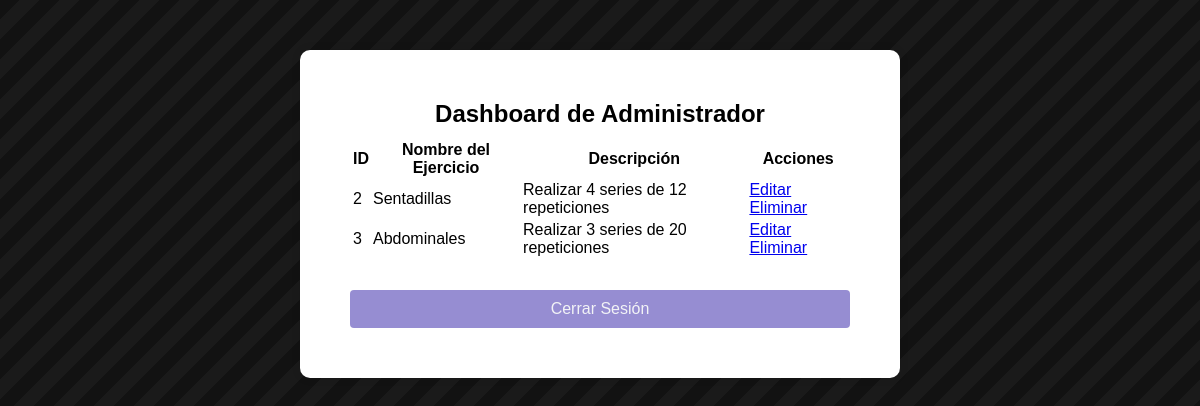
The page /admin/dashboard (signed in) on the database as committed earlier.
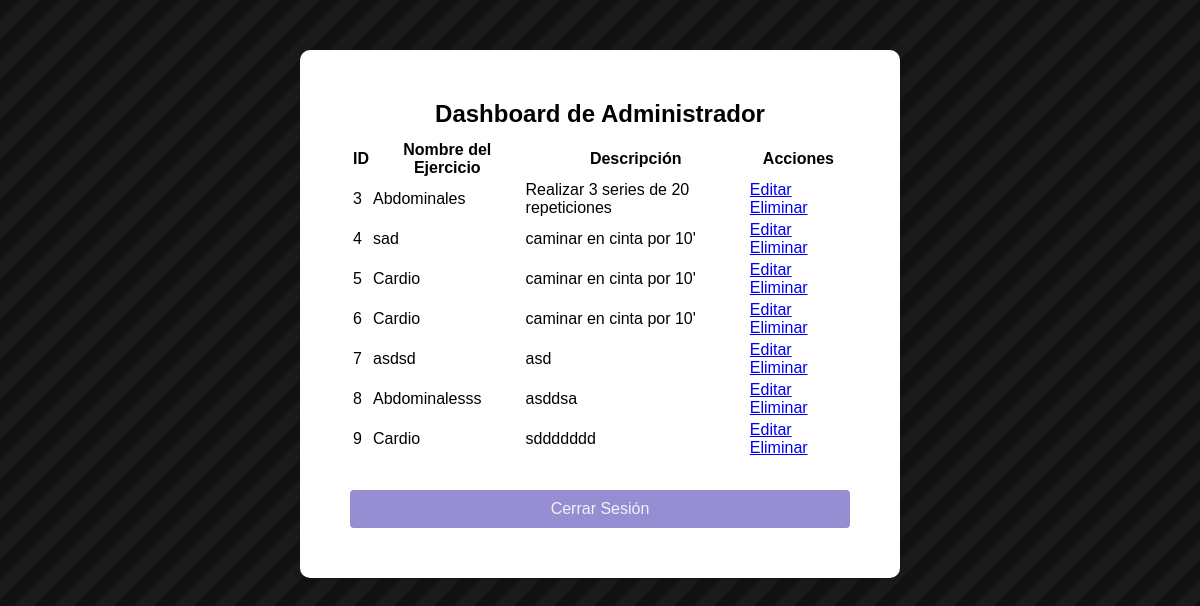
The same page on the database as committed later.
### tables this page shows
CREATE TABLE rutinas (
            id INTEGER PRIMARY KEY AUTOINCREMENT,
            nombre_ejercicio TEXT NOT NULL,
            descripcion TEXT,
            usuario_id INTEGER NOT NULL,
            FOREIGN KEY (usuario_id) REFERENCES usuarios (id)
        );

### app.py (the view)
@app.route('/admin/dashboard')
def admin_dashboard():
    if 'user_id' in session and session['user_type'] == 'admin':
        conn = create_connection()
        cursor = conn.cursor()
        rutinas = admin.get_all_rutinas(cursor)
        cursor.close()
        conn.close()
        return render_template('admin_dashboard.html', rutinas=rutinas)
    else:
        return redirect(url_for('login'))

### database/database.py (called while the page is built)
def create_connection():
    conn = sqlite3.connect(os.path.join(os.path.dirname(__file__),'fitpal.db'))
    return conn

### models/admin.py (called while the page is built)
    @staticmethod
    def get_all_rutinas(cursor):
        cursor.execute('SELECT id, nombre_ejercicio, descripcion FROM rutinas')
        rutinas = []
        for row in cursor.fetchall():
            rutina = {
                'id':row [0],
                'nombre_ejercicio':row[1],
                'descripcion': row[2]
            }
            rutinas.append(rutina)
        return rutinas

### templates/admin_dashboard.html (shortened to what this page needs)
<!DOCTYPE html>
<html lang="es">
<head>
    <link rel="stylesheet" type="text/css" href="{{ url_for('static', filename='style.css') }}">
</head>
<body class="container">
    <div class="form-box">
        <form class="form">
            <span class="title">Dashboard de Administrador</span>
            <table class="dashboard-table">
                <thead>
                    <tr>
                        <th>ID</th>
                        <th>Nombre del Ejercicio</th>
                        <th>Descripción</th>
                        <th>Acciones</th>
                    </tr>
                </thead>
                <tbody>
                    {% for rutina in rutinas %}
                    <tr>
                        <td>{{ rutina['id'] }}</td>
                        <td>{{ rutina['nombre_ejercicio'] }}</td>
                        <td>{{ rutina['descripcion'] }}</td>
                        <td>
                            <a href="{{ url_for('edit_rutina', rutina_id=rutina['id']) }}">Editar</a>
                            <a href="{{ url_for('delete_rutina', rutina_id=rutina['id']) }}">Eliminar</a>
                        </td>
                    </tr>
                    {% endfor %}
                </tbody>
            </table>
            <div class="form-section">
                <a href="{{ url_for('logout') }}" class="button-link">Cerrar Sesión</a>
            </div>
        </form>
    </div>
</body>
</html>

Rows that differ between the two databases and show on the page:
removed rutinas: id "2", nombre_ejercicio "Sentadillas", descripcion "Realizar 4 series de 12 repeticiones"
added rutinas: id "4", nombre_ejercicio "sad", descripcion "caminar en cinta por 10'"
added rutinas: id "5", nombre_ejercicio "Cardio", descripcion "caminar en cinta por 10'"
added rutinas: id "6", nombre_ejercicio "Cardio", descripcion "caminar en cinta por 10'"
added rutinas: id "7", nombre_ejercicio "asdsd", descripcion "asd"
added rutinas: id "8", nombre_ejercicio "Abdominalesss", descripcion "asddsa"
added rutinas: id "9", nombre_ejercicio "Cardio", descripcion "sddddddd"
